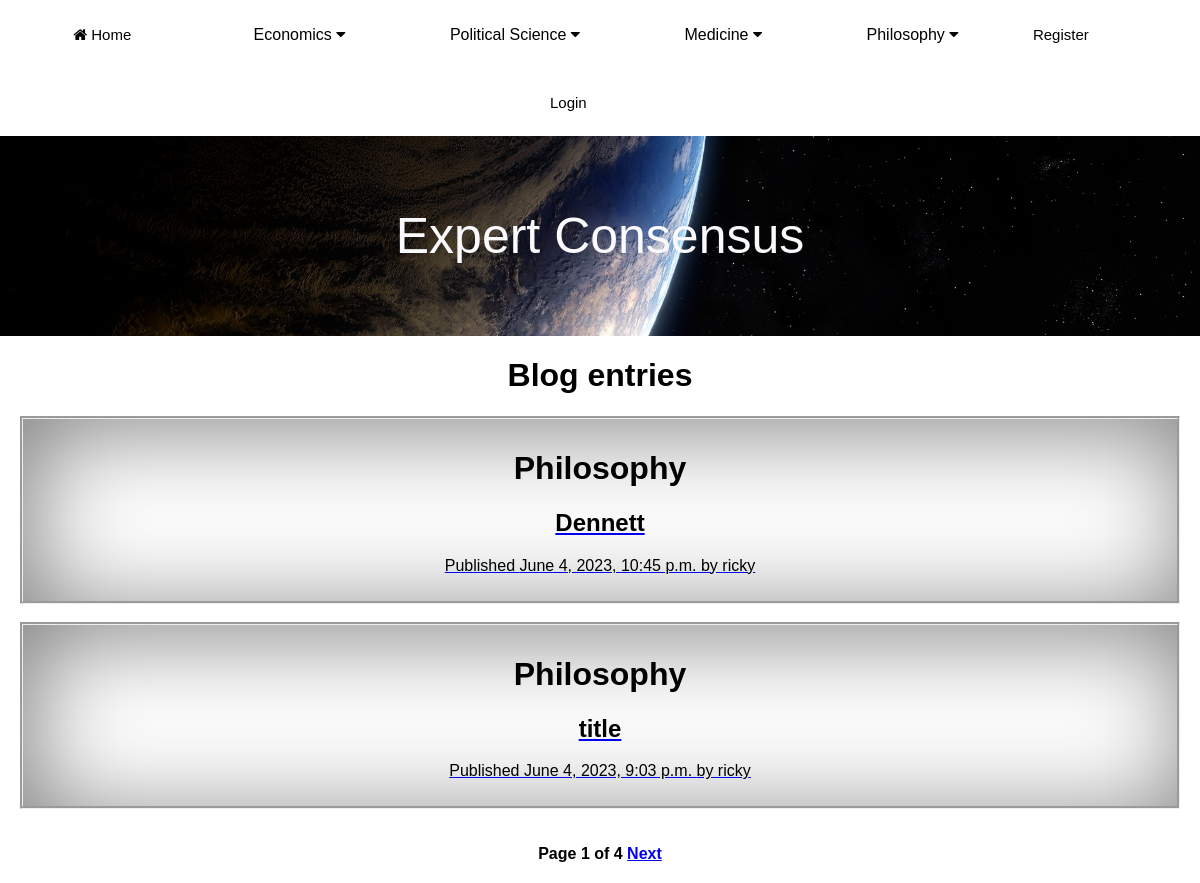
Screenshot of /MainApp/philosophy/ with the database file from the repository.
### MainApp/models.py (models this page shows, shortened)
class Post(models.Model):
    class Status(models.TextChoices):
        DRAFT = 'DF', 'Draft'
        PUBLISHED = 'PB', 'Published'
    title = models.CharField(max_length=255)
    header_image = models.ImageField(null=True, blank=True, upload_to="images/profile/")
    author = models.ForeignKey(User, on_delete=models.CASCADE, related_name='blog_posts')
    slug = models.SlugField(max_length=255, unique_for_date='publish')
    body = RichTextField(blank=True, null=True)
    publish = models.DateTimeField(default=timezone.now)
    created = models.DateTimeField(auto_now_add=True)
    updated = models.DateTimeField(auto_now=True)
    status = models.CharField(max_length=2, choices=Status.choices, default=Status.DRAFT)
    category = models.ForeignKey(Category, on_delete=models.CASCADE, related_name="posts")
    objects = models.Manager()
    published = PublishedManager()
    class Meta:
        ordering = ['-publish']
        indexes = [models.Index(fields=['-publish']),]

class Category(models.Model):
    category = models.CharField(max_length=255)
    class Meta:
        verbose_name_plural = "Categories"
    def __str__(self):
        return self.category

### MainApp/views.py (the view)
# urls.py: 2. Add a URL to urlpatterns:  path('', views.home, name='home')
def home(request):
    requested_url = request.path
    print("URL is......",requested_url)
    home = Post.published.all()
    paginator = Paginator(home,2)
    page_number = request.GET.get('page', 1)
    try:
        posts = paginator.page(page_number)
    except PageNotAnInteger:
        posts = paginator.page(1)
    except EmptyPage:
        posts = paginator.page(paginator.num_pages)
    if requested_url == "/MainApp/philosophy/":
        return render(request, 'MainApp/post/philosophy_blog.html', {'posts': posts})
    elif requested_url == "/MainApp/economics/":
        return render(request, 'MainApp/post/economics.html', {'posts': posts})
    else:
        return render(request, 'MainApp/post/list.html', {'posts': posts})

### MainApp/models.py (called while the page is built)
    def get_queryset(self):
        return super().get_queryset().filter(status=Post.Status.PUBLISHED)

### MainApp/templates/MainApp/post/philosophy_blog.html (shortened to what this page needs)
{% extends "MainApp/base.html" %}
{% block content %}
    <h1>Blog entries</h1>
        {% for post in posts %}
            {% if post.category.category == "Philosophy" %}
            <div id="post_list">
            <h1>{{ post.category }}</h1>
                <a href="{% url 'MainApp:post_detail' post.pk %}">
                <h2 id="post_title">
                        {{ post.title }}
                </h2>
                <div id="post_info">
                <p class="date">
                    Published {{ post.publish }} by {{ post.author }}
                </p>
                </div>
                </a>
                </div>
            {% endif %}
        {% endfor %}
{% include "pagination.html" with page=posts %}
{% endblock %}

### MainApp/static/style.css (style rules this page uses)
body { margin: 0; padding: 0; background: white; font-family: arial; }
#post_info { text-align: center; color:white; }
#post_title { text-align: center; color: black; }
#post_list { background-color: white; color: black; border-style: groove; block-size: auto; padding: 10px; margin-left: 20px; margin-right: 20px; box-shadow: 10px 10px 100px grey inset; }
p { color: black; text-align: center; }
h1 { color: black; text-align: center; }

### rows the page displays
Post: category "Philosophy", title "Dennett", publish "June 4, 2023, 10:45 p.m.", author "ricky"
Post: category "Philosophy", title "title", publish "June 4, 2023, 9:03 p.m.", author "ricky"

### other values shown
{{ page.number }} "1"
{{ page.paginator.num_pages }} "4"
